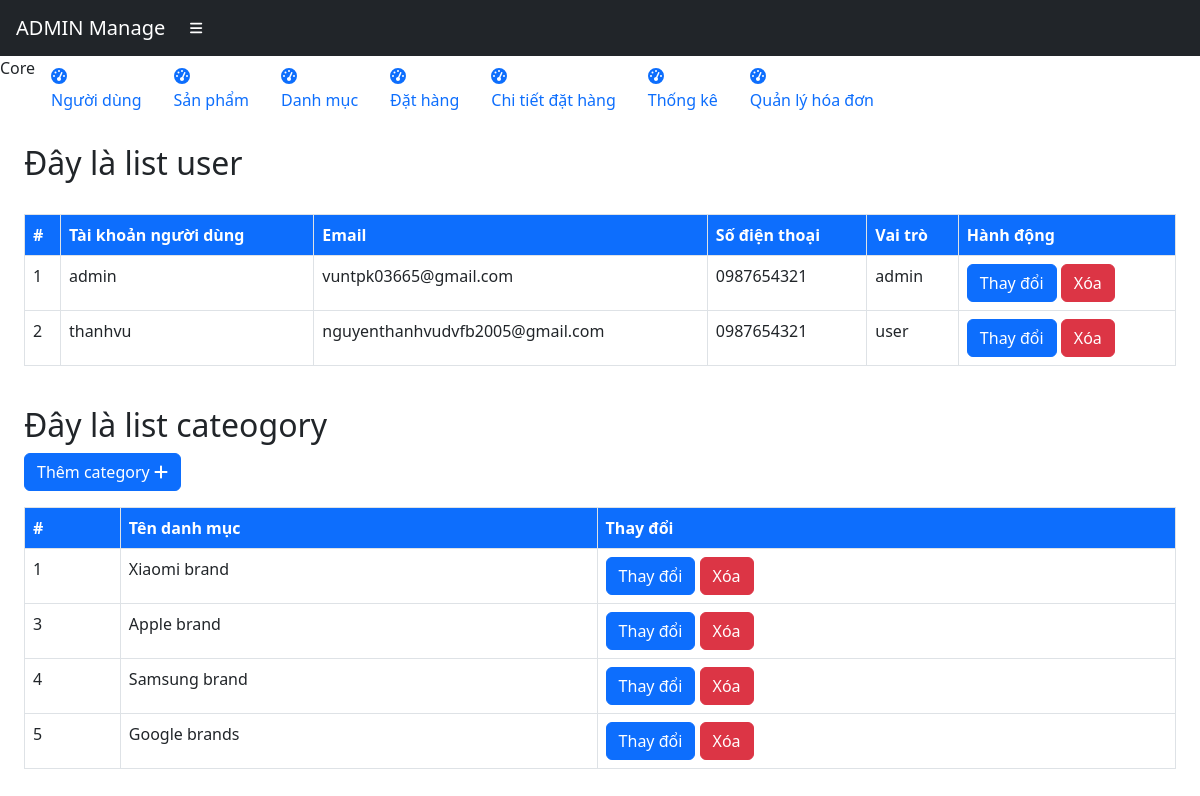
The page /admin/category/index.php on the database its author committed.
### tables this page shows
CREATE TABLE `user` (
  `id` int(11) NOT NULL,
  `username` varchar(100) NOT NULL,
  `email` varchar(255) NOT NULL,
  `phone` varchar(15) NOT NULL,
  `password` varchar(255) NOT NULL,
  `role` varchar(50) NOT NULL,
  `fullname` varchar(255) DEFAULT NULL,
  `address` text DEFAULT NULL,
  `reset_token` varchar(255) DEFAULT NULL,
  `reset_token_expires` datetime DEFAULT NULL
);

CREATE TABLE `category` (
  `id` int(11) NOT NULL,
  `name` varchar(255) NOT NULL
);

### config/DBUntil.php (called while the page is built, shortened)
<?php
include "config.php";
class DBUntil
{
     private $connection = null;
     function __construct()
     {
          $db = new Database(HOST, USERNAME, PASSWORD, DB_NAME);
          $this->connection = $db->getConnection();
     }
     public function select($sql, $params = [])
     {
          $stmt = $this->connection->prepare($sql);
          $stmt->execute($params);
          $stmt->setFetchMode(PDO::FETCH_ASSOC);
          return $stmt->fetchAll();
     }
}

### config/config.php (called while the page is built, shortened)
<?php
class Database
{
     private $host;
     private $username;
     private $password;
     private $dbname;
     public function __construct($host, $username, $password, $dbname)
     {
          $this->host = $host;
          $this->password = $password;
          $this->username = $username;
          $this->dbname = $dbname;
     }
     public function getConnection()
     {
          try {
               $url = "mysql:host=" . $this->host . ";dbname=" . $this->dbname . ";username=" . $this->username . "";
               $this->connection = new PDO($url, $this->username, $this->password);
               $this->connection->setAttribute(PDO::ATTR_ERRMODE, PDO::ERRMODE_EXCEPTION);
               return $this->connection;
          } catch (\Exception $e) {
               echo "Error: " . $e->getMessage();
               return null;
          }
     }
}

### admin/category/list.php (the view)
<div id="layoutSidenav_content">
     <main>
          <div class="container-fluid px-4">
               <br>
               <h2>Đây là list cateogory</h2>
               <a href="./index.php?view=add-category" class="btn btn-primary mb-3">Thêm category <i class="fas fa-plus"></i></a>
               <br>
               <table class="table table-bordered">
                    <thead>
                         <tr class="bg-primary text-white">
                              <th>#</th>
                              <th>Tên danh mục</th>
                              <th>Thay đổi</th>
                         </tr>
                    </thead>
                    <tbody>
                         <?php
                         include_once "../config/DBUntil.php";
                         $db = new DBUntil();
                         $users = $db->select("SELECT * FROM category");
                         foreach ($users as $user) {
                              echo "<tr>";
                              echo "<td>" . $user['id'] . "</td>";
                              echo "<td>" . $user['name'] . "</td>";
                              echo "<td>
                              <a class='btn btn-primary' href='index.php?view=update-category&id=" . $user['id'] . "'>Thay đổi</a>
                              <a class='btn btn-danger' href='index.php?view=delete-category&id=" . $user['id'] . "'>Xóa</a>
                              </td>";
                              echo "</tr>";
                         }
                         ?>
                    </tbody>
               </table>
          </div>
     </main>
</div>

### admin/users/list-user.php
<div id="layoutSidenav_content">
     <main>
          <div class="container-fluid px-4">
               <br>
               <h2>Đây là list user</h2>
               <br>
               <table class="table table-bordered">
                    <thead>
                         <tr class="bg-primary text-white">
                              <th>#</th>
                              <th>Tài khoản người dùng</th>
                              <th>Email</th>
                              <th>Số điện thoại</th>
                              <th>Vai trò</th>
                              <th>Hành động</th>
                         </tr>
                    </thead>
                    <tbody>
                         <?php
                         include_once "../config/DBUntil.php";
                         $db = new DBUntil();
                         $users = $db->select("SELECT * FROM user");
                         foreach ($users as $user) {
                              echo "<tr>";
                              echo "<td>" . $user['id'] . "</td>";
                              echo "<td>" . $user['username'] . "</td>";
                              echo "<td>" . $user['email'] . "</td>";
                              echo "<td>" . $user['phone'] . "</td>";
                              echo "<td>" . $user['role'] . "</td>";
                              echo "<td>
                              <a class='btn btn-primary' href='index.php?view=update-user&id=" . $user['id'] . "'>Thay đổi</a>
                              <a class='btn btn-danger' href='index.php?view=delete-user&id=" . $user['id'] . "'>Xóa</a>
                              </td>";
                              echo "</tr>";
                         }
                         ?>
                    </tbody>
               </table>
          </div>
     </main>
</div>

### rows shown on the page
user: id "1", username "admin", email "vuntpk03665@gmail.com", phone "0987654321", role "admin"
user: id "2", username "thanhvu", email "nguyenthanhvudvfb2005@gmail.com", phone "0987654321", role "user"
category: id "1", name "Xiaomi brand"
category: id "3", name "Apple brand"
category: id "4", name "Samsung brand"
category: id "5", name "Google brands"
